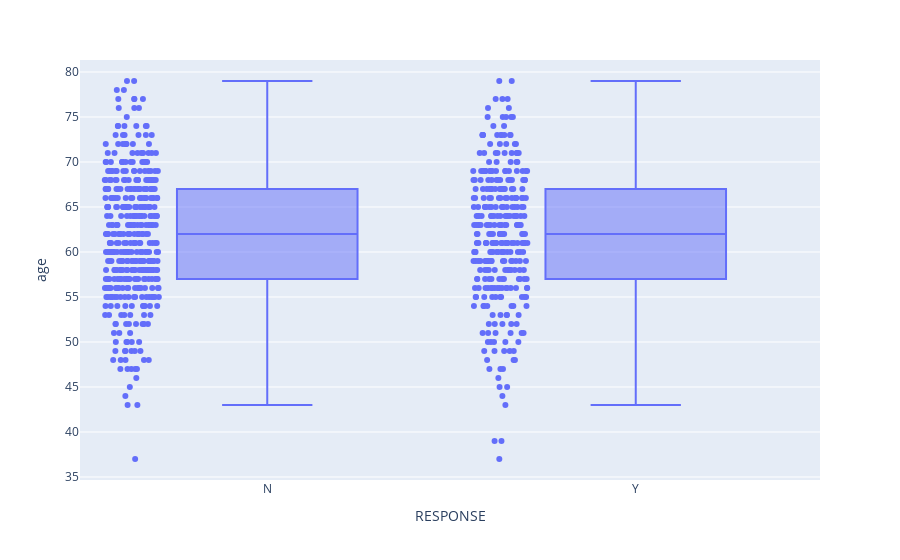

The notebook cell this image was saved under:
### Markdown cell above
### 1. Age Vs Response

### Code cell
px.box(df_merged, y="age", x="RESPONSE", points="all")

### Figure 1 — Plotly figure (JSON) as saved in the notebook; plotly's stock layout.template omitted (floating-point values rounded to 4 significant figures; data arrays with more than 128 entries replaced by an {"elided": "..."} marker saying what was removed)
{"data": [{"alignmentgroup": "True", "boxpoints": "all", "hovertemplate": "RESPONSE=%{x}<br>age=%{y}<extra></extra>", "legendgroup": "", "marker": {"color": "#636efa"}, "name": "", "notched": false, "offsetgroup": "", "orientation": "v", "showlegend": false, "type": "box", "x": {"elided": "768 str values"}, "x0": " ", "xaxis": "x", "y": {"elided": "768 int values"}, "y0": " ", "yaxis": "y"}], "layout": {"boxmode": "group", "legend": {"tracegroupgap": 0}, "margin": {"t": 60}, "xaxis": {"anchor": "y", "domain": [0, 1], "title": {"text": "RESPONSE"}}, "yaxis": {"anchor": "x", "domain": [0, 1], "title": {"text": "age"}}}}
